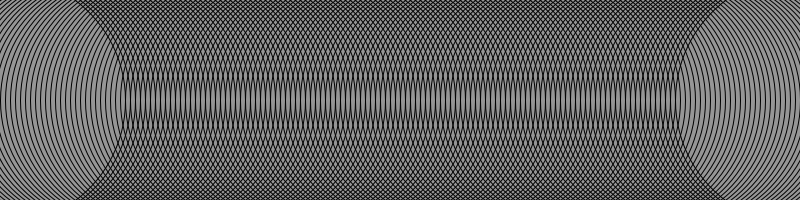
Frame 1 (no input)
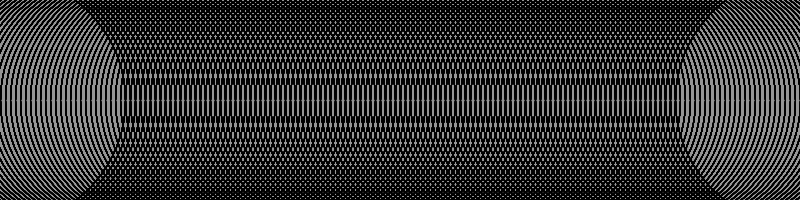
Frame 60 (the mouse pressed at the canvas centre just before this capture)
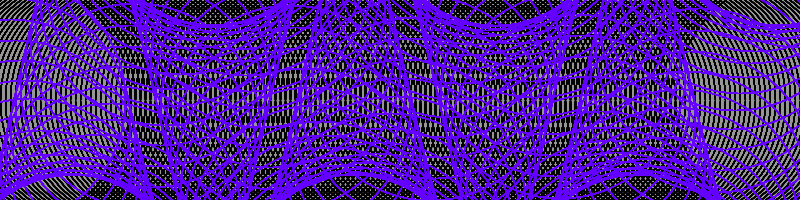
Frame 120 (the mouse held since frame 60 and released just before this capture)

The Processing sketch that drew these frames (run headless with seeded random() and noise(); from frame 60 on, the mouse is pressed at the canvas centre):

// Processing sketch: processing_140159
// ── processing_140159.pde

// Math 3: Trigonometry
// Create a composition with the data generated using sin()

void setup() {
  size(800,200);
  background(150);
}

void draw() {
  float a = mouseX;
  float b = mouseY;
  float offset = 100.0;
  float scaleVal = a/2;
  float angleInc = 0.111;
  float angle = 0.0;
  for (int x = 0; x <= width; x += 5) {
    println(sin(angle));
    float y = offset + (sin(angle) * scaleVal);
    //point(x,y);
    stroke(b,0,a);
    noFill();
    ellipse(x,y,250,250);
    angle += angleInc;
  }
}
